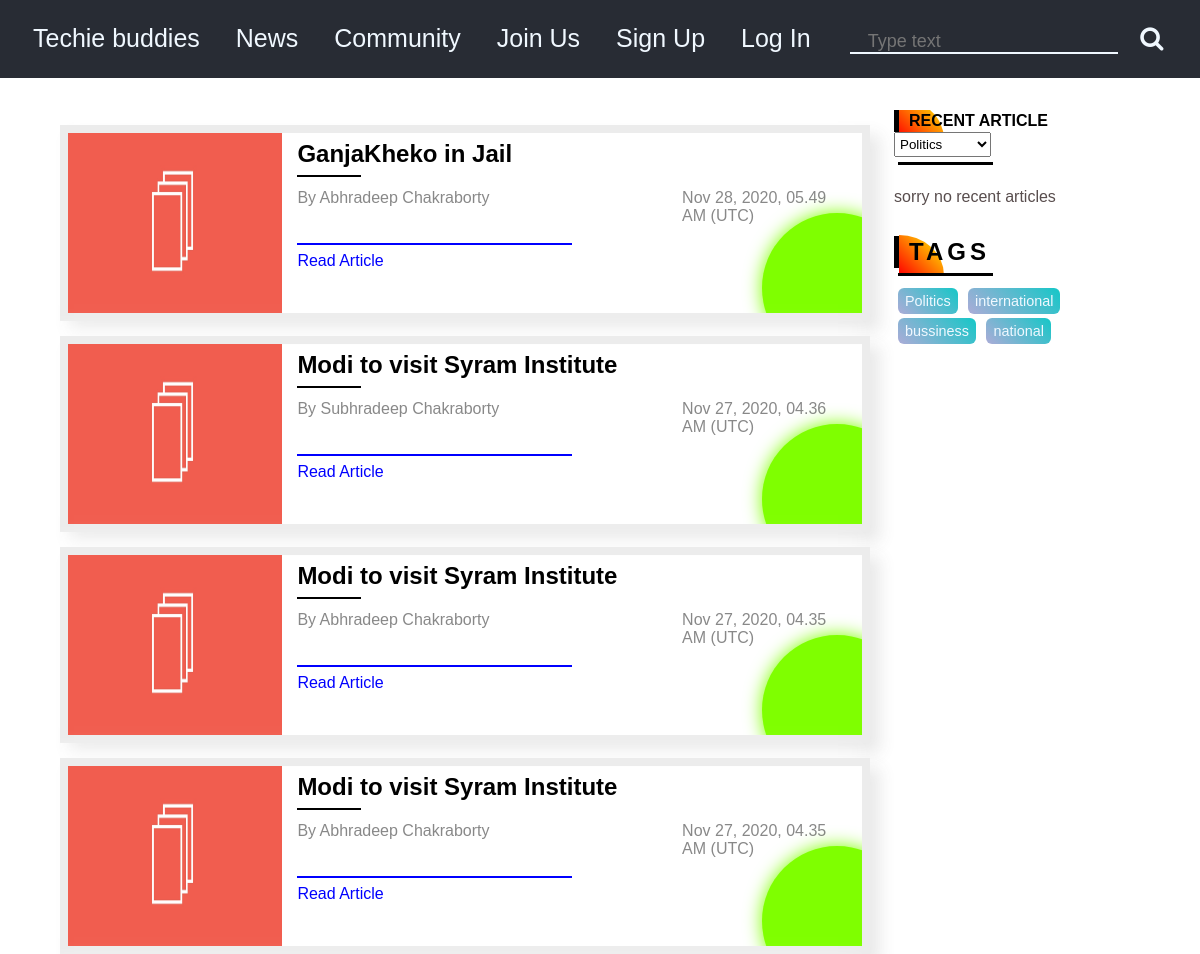
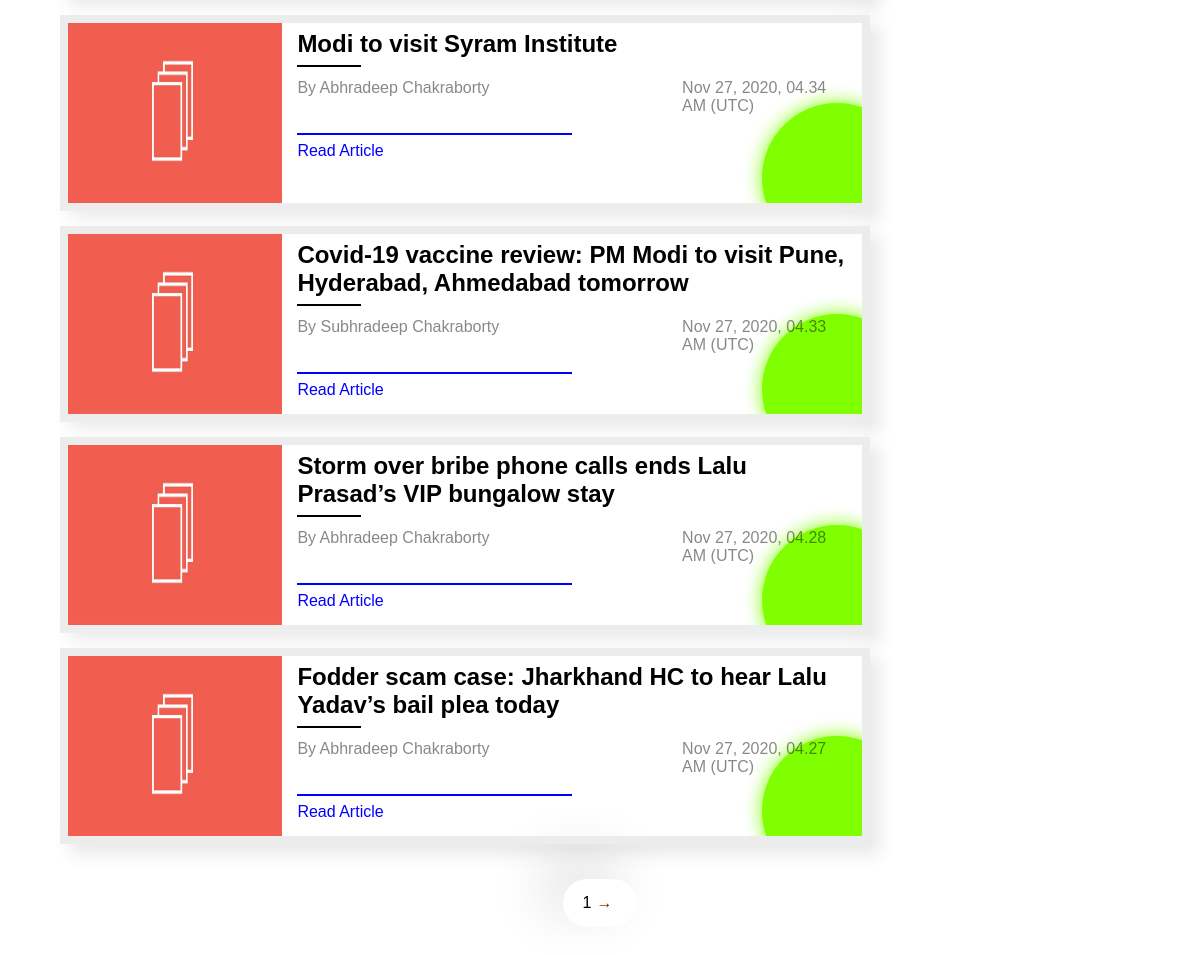
/news/Politics, run on an earlier commit of the app's database (2 pictures, top to bottom).
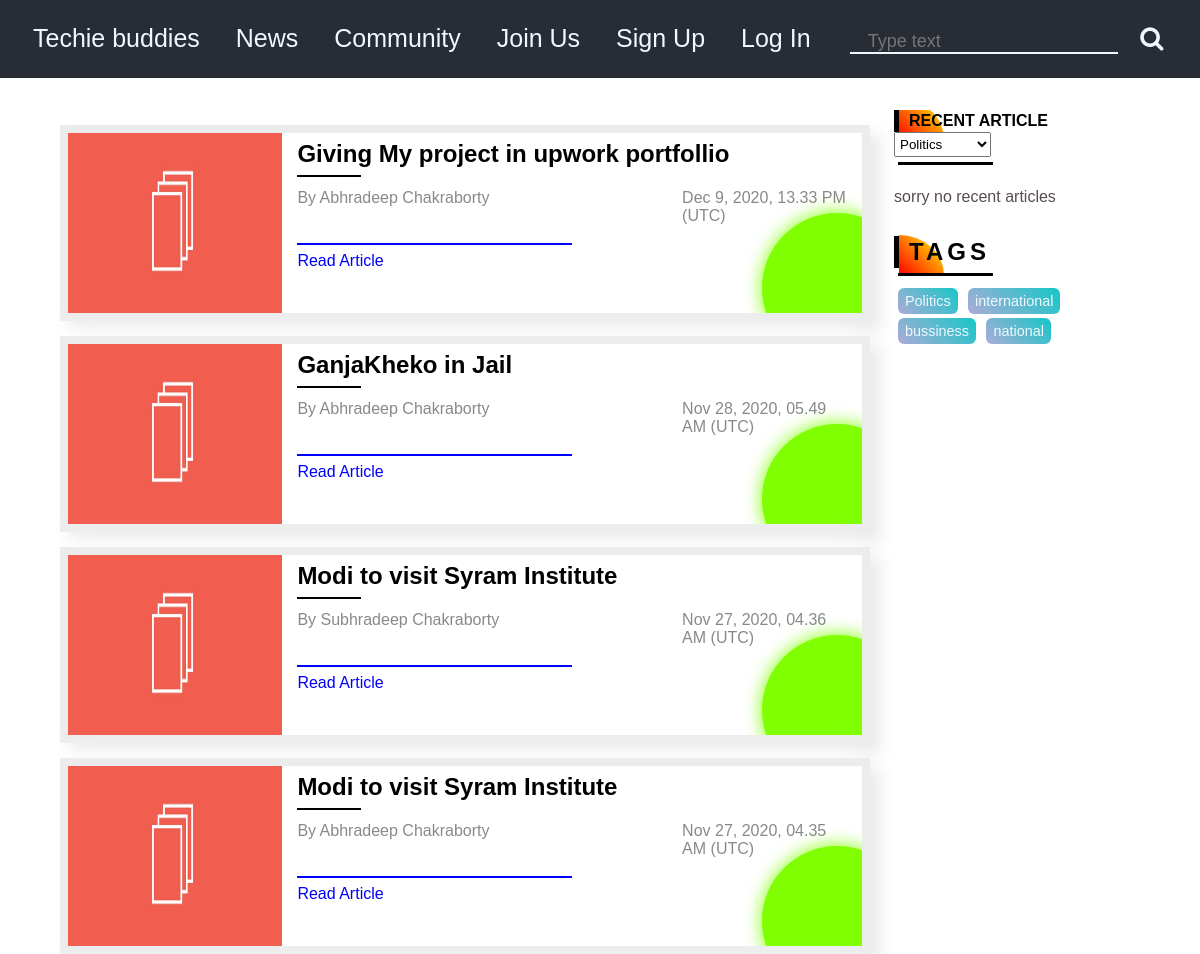
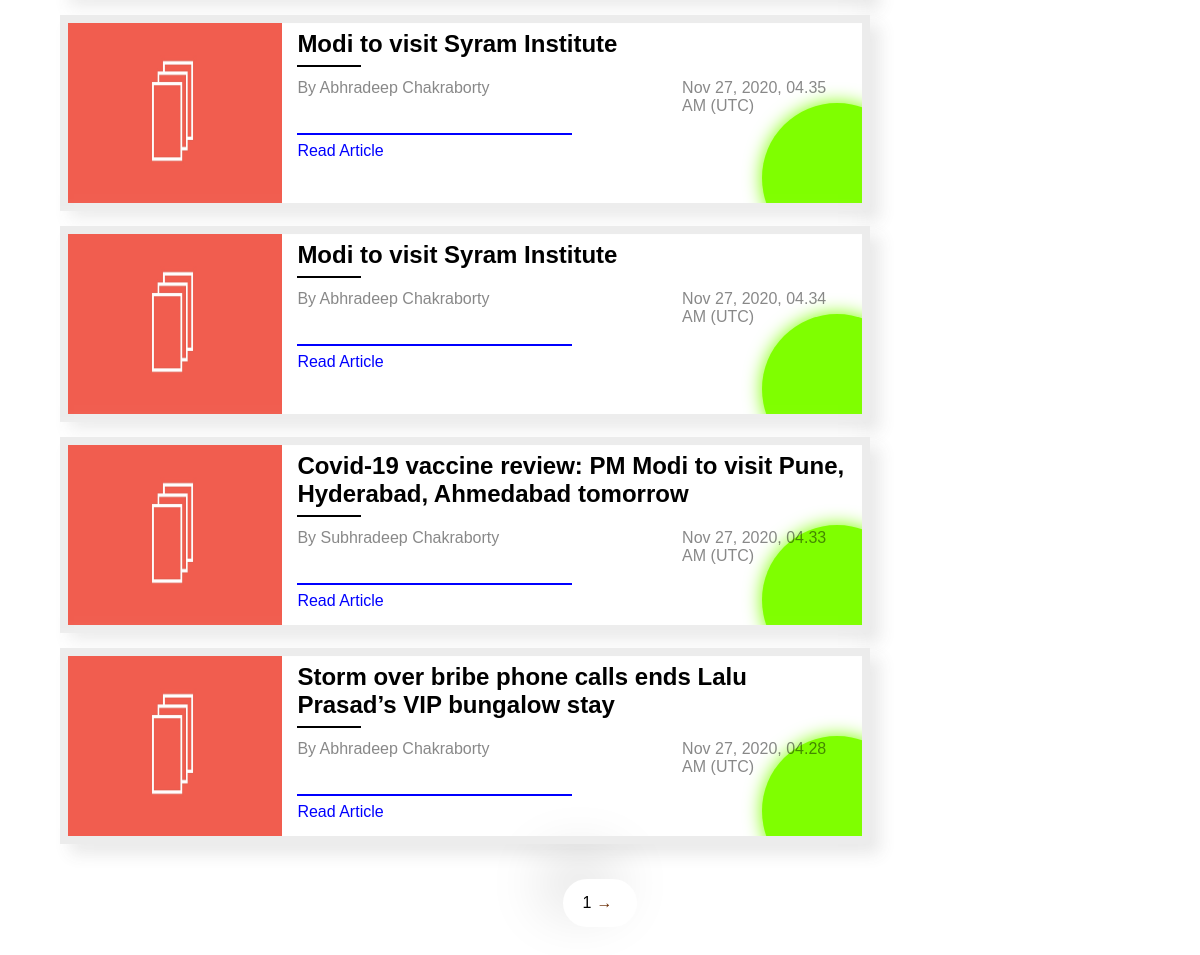
And on a later commit of the database (2 pictures, top to bottom).
### Blog/models.py (models this page shows, shortened)
class Blog(models.Model):
    heading = models.CharField(max_length=100)
    publish_date = models.DateTimeField()
    content = fields.RichTextField()
    author = models.ForeignKey(Author,on_delete = models.CASCADE)
    tags = models.ManyToManyField(Tag,related_name='blogs')
    read = models.IntegerField(default=0)
    front_img = models.ImageField(blank=True,upload_to='Blog/images',null = True)
    def was_published_recently(self):
        return self.publish_date >= timezone.now() - datetime.timedelta(days= 2)
    class Meta:
        ordering=['-id']

class Author(models.Model):
    name = models.CharField(max_length = 45)
    country = models.CharField(max_length = 45,choices=COUNTRY_CHOICES)
    works_at = models.CharField(max_length=48)
    description = fields.RichTextField(blank=True,null=True)
    image = models.ImageField(blank = True,upload_to='Blog/images',null = True)
    email = models.EmailField(blank=True,null=True)
    facebook_url = models.URLField(blank=True,null=True)
    instagram_url = models.URLField(blank=True,null=True)
    twitter_url = models.URLField(blank=True,null=True)

class Tag(models.Model):
    name = models.CharField(max_length=15)

### Blog/views.py (the view)
# urls.py: path('<slug:name>',views.tagpost,name='tagpost'),
def tagpost(request,name,index='1'):
    tag = Tag.objects.get(name=name)
    tags = Tag.objects.all()
    tag2 = Tag.objects.get(name='Politics')
    blogtag = tag2.blogs.all()
    pagination = ''
    current_page = int(index)
    path = request.path
    if path.find('page')!= -1:
        path = ''
    print(path)
    limit = 8 * current_page
    offset = limit - 8
    blog_list = tag.blogs.all()[offset:limit]  # limiting contacts based on current_page
    total_blogs = tag.blogs.all().count()
    total_pages = total_blogs // 8
    if total_blogs % 8 != 0:
        if total_blogs > 8:
            total_pages += 1 # adding one more page if the last page will contains less contacts
        pagination = make_pagination_html(current_page, total_pages,path)
    return render(request,'Techblog/tagpost.html',{'blogs':blog_list,'tags':tags,'blogtag':blogtag,'pagination':pagination})

### Blog/views.py (called while the page is built, shortened)
def make_pagination_html(current_page, total_pages,path=''):
    pagination_string = ""
    pagination_string += "<li class='active'>%s</li>"  % (current_page)
    count_limit = 1
    value = current_page - 1
    value = current_page + 1
    if current_page < total_pages:
        if not path:
            pagination_string += '<a href="./page/%s"  onclick="if(location.href.search(' % (current_page + 1) + "'page') != -1){this.href='%s';console.log(this.href)}"  % (current_page + 1) +'">→</a>'
        else:
            pagination_string += '<a href="..' +path +'/page/%s"  onclick="if(location.href.search(' % (current_page + 1) + "'page') != -1){this.href='%s';console.log(this.href)}"  % (current_page + 1) +'">→</a>'
    return pagination_string

### template/Techblog/tagpost.html
{% extends 'Techblog/base.html' %}
{% load static %}
{%block link%}
<link rel='stylesheet'  href='{% static "Techblog/basenews.css"%}' />
{% endblock %}
{%block body%}
    {% include 'Techblog/basenews.html' %}
{% endblock%}

### template/Techblog/basenews.html (shortened to what this page needs)
{% load static %}
<section class='main-section'>
    <main>
        <div class='blog-container'>
            {% if blogs%}
            {% for blog in blogs %}
            <div class='post'>
                {% if blog.front_img %}
                <img class='main-post-img' src='{{blog.front_img.url}}' />
                {% else %}
                    <img class='main-post-img' src='{%static "Techblog/featuredimage.jpg" %}' />
                {% endif %}
                <div class='small-intro'>
                    <h2>{{blog.heading}}</h2>
                    <div class='heading-underline'></div>
                    <div class='post-information'>
                        <p class='author'><span>By</span> {{blog.author.name}}</p>
                        <p class='time-of-post'>{{blog.publish_date|date:'M j, Y,'}} {{blog.publish_date|date:'H.i A'}}
                            ({{blog.publish_date|date:'T'}})</p>
                    </div>
                    <div class='line'></div>
                    <a class='read-article' href='{% url "Blog:post" blog.id %}'>Read Article</a>
                </div>
            </div>
            {% endfor %}
            {% else %}
            <h1 style='color:rgb(88, 77, 77);padding:15px 0;'>sorry no articles </h1>
            {% endif %}
        </div>
        <div class='sidebar-wrapper'>
            <div class='related-items'>
                <div class='head post-tag'>
                    <h1>RECENT ARTICLE</h1>
                    <select id='tag-search' name='tagsname'>
                        {% for tag in tags %}
                        <option value={{tag.name}}>{{tag.name}}</option>
                        {% endfor %}
                    </select>
                    <div class='heading-bar'></div>
                </div>
                <div class='related-content'>
                </div>
            </div>
            <div class='tags-wrapper'>
                <div class='head'>
                    <h1>TAGS</h1>
                    <div class='heading-bar'></div>
                </div>
                {% for tag in tags %}
                    <a class='tags' href='{% url "Blog:tagpost" tag.name %}'>{{tag.name}}</a>
                {% endfor %}
            </div>
        </div>
    </main>
    <div class='page-number'>
        <div class='kalo' style='display:inline-block;'>
            {{pagination|safe}}
        </div>
    </div>
</section>

What changed in the data, as far as the page shows it:
no longer on this page (row edited): Blog: front_img (picture), heading "Fodder scam case: Jharkhand HC to hear Lalu Yadav’s bail plea today", author.name "Abhradeep Chakraborty", publish_date "Nov 27, 2020,", publish_date "04.27 AM", publish_date "UTC"
added Blog: heading "Giving My project in upwork portfollio", author.name "Abhradeep Chakraborty", publish_date "Dec 9, 2020,", publish_date "13.33 PM", publish_date "UTC"
changed Blog "04.36 AM": front_img: picture removed
changed Blog (number 4 of 8 on the later page): front_img: picture removed
changed Blog "04.34 AM": front_img: picture removed
changed Blog "Covid-19 vaccine review: PM Modi to visit Pune, Hyderabad, Ahmedabad tomorrow": front_img: picture removed
